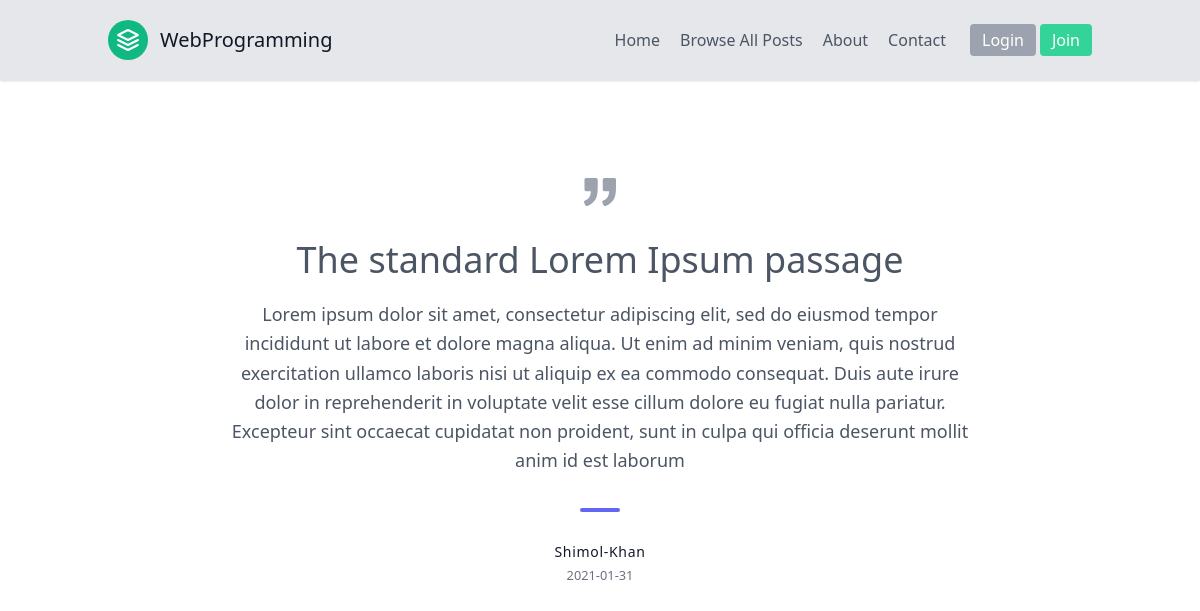
The page /post/5 on the database its author committed.
### Blog/models.py (models this page shows, shortened)
class Post(db.Model):
    id = db.Column(db.Integer, primary_key=True)
    title = db.Column(db.String(100), nullable=False)
    date_posted = db.Column(db.DateTime, nullable=False, default=datetime.utcnow)
    category = db.Column(db.String(100), nullable=False)
    content = db.Column(db.Text, nullable=False)
    user_id = db.Column(db.Integer, db.ForeignKey('user.id'), nullable=False)

class User(db.Model, UserMixin):
    id = db.Column(db.Integer, primary_key=True)
    username = db.Column(db.String(20), unique=True, nullable=False)
    email = db.Column(db.String(120), unique=True, nullable=False)
    image_file = db.Column(db.String(20), nullable=False, default='default.jpg')
    password = db.Column(db.String(60), nullable=False)
    posts = db.relationship('Post', backref='author', lazy=True)

### Blog/routes.py (the view)
@app.route("/post/<int:post_id>")
def post(post_id):
    post = Post.query.get_or_404(post_id)
    return render_template('post.html', title=post.title, post=post)

### Blog/templates/post.html (shortened to what this page needs)
{% extends "layout.html" %}
{% block content %}
<section class="text-gray-600 body-font">
  <div class="container px-5 py-24 mx-auto">
    <div class="xl:w-1/2 lg:w-3/4 w-full mx-auto text-center">
      <h1 class="text-4xl mb-5"> {{ post.title }} </h1>
      <p class="leading-relaxed text-lg">{{ post.content }}</p>
      <span class="inline-block h-1 w-10 rounded bg-indigo-500 mt-8 mb-6"></span>
      <h2 class="text-gray-900 font-medium title-font tracking-wider text-sm">{{ post.author.username }}</h2>
      <small class="text-gray-500">{{ post.date_posted.strftime('%Y-%m-%d') }}</small>
    </div>
  </div>
</section>
{% endblock content %}

### rows shown on the page
Post: title "The standard Lorem Ipsum passage", content "Lorem ipsum dolor sit amet, consectetur adipiscing elit, sed do eiusmod tempor incididunt ut labore et dolore magna aliqua. Ut enim ad minim veniam, quis nostrud exercitation ullamco laboris nisi ut aliquip ex ea commodo consequat. Duis aute irure dolor in reprehenderit in voluptate velit esse cillum dolore eu fugiat nulla pariatur. Excepteur sint occaecat cupidatat non proident, sunt in culpa qui officia deserunt mollit anim id est laborum", date_posted "2021-01-31"
User: author.username "Shimol-Khan"
